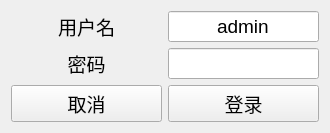
<?xml version="1.0" encoding="UTF-8"?>
<ui version="4.0">
 <class>LogIn</class>
 <widget class="QFrame" name="LogIn">
  <property name="geometry">
   <rect>
    <x>0</x>
    <y>0</y>
    <width>330</width>
    <height>115</height>
   </rect>
  </property>
  <property name="windowTitle">
   <string>登录</string>
  </property>
  <layout class="QVBoxLayout" name="verticalLayout">
   <item>
    <layout class="QHBoxLayout" name="horizontalLayout" stretch="1,1">
     <item>
      <widget class="QLabel" name="label">
       <property name="font">
        <font>
         <pointsize>14</pointsize>
        </font>
       </property>
       <property name="text">
        <string>用户名</string>
       </property>
       <property name="alignment">
        <set>Qt::AlignCenter</set>
       </property>
      </widget>
     </item>
     <item>
      <widget class="QLineEdit" name="txtUser">
       <property name="font">
        <font>
         <pointsize>14</pointsize>
        </font>
       </property>
       <property name="text">
        <string>admin</string>
       </property>
       <property name="alignment">
        <set>Qt::AlignCenter</set>
       </property>
      </widget>
     </item>
    </layout>
   </item>
   <item>
    <layout class="QHBoxLayout" name="horizontalLayout_2" stretch="1,1">
     <item>
      <widget class="QLabel" name="label_2">
       <property name="font">
        <font>
         <pointsize>14</pointsize>
        </font>
       </property>
       <property name="text">
        <string>密码</string>
       </property>
       <property name="alignment">
        <set>Qt::AlignCenter</set>
       </property>
      </widget>
     </item>
     <item>
      <widget class="QLineEdit" name="txtPass">
       <property name="font">
        <font>
         <pointsize>14</pointsize>
        </font>
       </property>
       <property name="echoMode">
        <enum>QLineEdit::Password</enum>
       </property>
       <property name="alignment">
        <set>Qt::AlignCenter</set>
       </property>
      </widget>
     </item>
    </layout>
   </item>
   <item>
    <layout class="QHBoxLayout" name="horizontalLayout_3">
     <item>
      <widget class="QPushButton" name="btnCancel">
       <property name="sizePolicy">
        <sizepolicy hsizetype="Minimum" vsizetype="Preferred">
         <horstretch>0</horstretch>
         <verstretch>0</verstretch>
        </sizepolicy>
       </property>
       <property name="font">
        <font>
         <pointsize>14</pointsize>
        </font>
       </property>
       <property name="text">
        <string>取消</string>
       </property>
      </widget>
     </item>
     <item>
      <widget class="QPushButton" name="btnOk">
       <property name="sizePolicy">
        <sizepolicy hsizetype="Minimum" vsizetype="Preferred">
         <horstretch>0</horstretch>
         <verstretch>0</verstretch>
        </sizepolicy>
       </property>
       <property name="font">
        <font>
         <pointsize>14</pointsize>
        </font>
       </property>
       <property name="text">
        <string>登录</string>
       </property>
      </widget>
     </item>
    </layout>
   </item>
  </layout>
 </widget>
 <resources/>
 <connections>
  <connection>
   <sender>txtPass</sender>
   <signal>returnPressed()</signal>
   <receiver>btnOk</receiver>
   <slot>click()</slot>
   <hints>
    <hint type="sourcelabel">
     <x>243</x>
     <y>56</y>
    </hint>
    <hint type="destinationlabel">
     <x>243</x>
     <y>91</y>
    </hint>
   </hints>
  </connection>
 </connections>
</ui>
